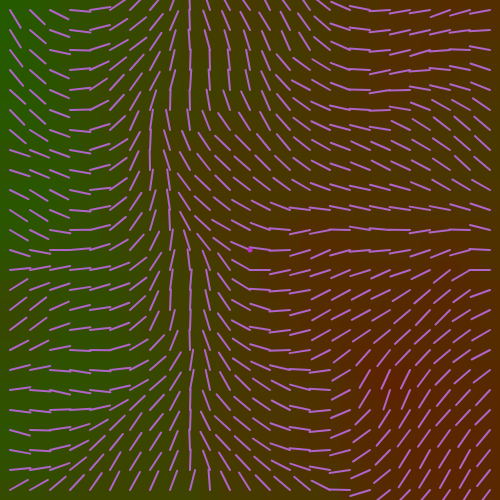
Frame 1 (no input)
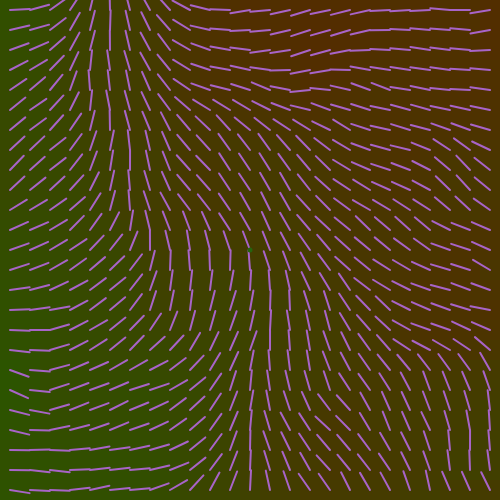
Frame 60 (no input)
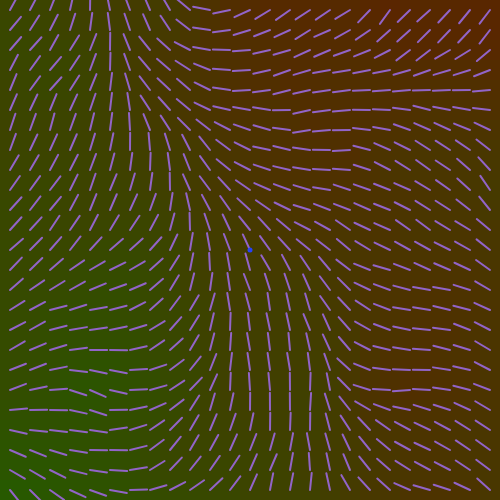
Frame 120 (the mouse pressed at the canvas centre since frame 60)

The p5.js sketch that drew these frames (run headless with seeded random() and noise() and a simulated clock; from frame 60 on, the mouse is pressed at the canvas centre):

// p5.js sketch
// ── sketch.js
var stepSize = 20;
var sVal;
var ballX;
var ballY;
var ballVisual = true; //Press b to disable ball visual
var colourTemplate = 1; //Press c to change colourTemplate
var shapeType = 1; //Press s to change shapeType

function setup() {
  createCanvas(500, 500);
  noiseDetail(20);
  ballX = width/2
  ballY = height/2
}
///////////////////////////////////////////////////////////////////////
function draw() {
  background(125);

  //Update speed value as per mouseX's position
  //FOR compass’ movement speed & grid color change speed
  sVal = frameCount/map(mouseX,0,width,50,200);
  colorGrid();
  compassGrid();

  //Dictates the amount of c1 / c2 values with position of ball that can be modified with arrow keys
  colouring();
}
///////////////////////////////////////////////////////////////////////
function colorGrid(){
  // your code here
  ///my own colors and style
  var c1,c2
  if (colourTemplate==1){
    c1 = color(map(ballX,0,width,0,255),0,0);
    c2 = color(0,map(ballY,0,height,0,255),0);
  }
  else if (colourTemplate==2){
    c1 = color(map(ballX,0,width,0,255),0,0);
    c2 = color(0,0,map(ballY,0,height,0,255));
  }
  else if (colourTemplate==3){
    c1 = color(0,map(ballX,0,width,0,255),0);
    c2 = color(0,0,map(ballY,0,height,0,255));
  }
  fill(255);
  stroke(0);
  for(var i=0;i<25;i++){
    for(var j=0;j<25;j++){
      var nVal = noise(i/30,j/30,sVal);
      var nCol = lerpColor(c1,c2,nVal); 
      noStroke();
      push();
      fill(nCol);
      rect(i*stepSize,j*stepSize,stepSize,stepSize);
      pop();
    }
  }
}
///////////////////////////////////////////////////////////////////////
function compassGrid(){
  fill(0);
  // your code here
  for(var i=0;i<25;i++){
    for(var j=0;j<25;j++){
      ///my own colors and style
      var c,cN
      cN = map(noise(frameCount/30),0,1,0,255) //noise changes compass colour
      if (colourTemplate==1){
        c = color(cN,100,200);
      }
      else if (colourTemplate==2){
        c = color(100,200,cN);
      }
      else if (colourTemplate==3){
        c = color(200,cN,100);
      }

      var nVal = noise(i/30,j/30,sVal);
      var mVal = map(nVal,0,1,0,720);
      push();
      translate(i*stepSize+stepSize/2,j*stepSize+stepSize/2);
      rotate(radians(mVal));
      var lSize = map(noise(frameCount/30),0,1,0,30) //noise changes compass size
      stroke(c);
      if (shapeType==1){
        strokeWeight(2);
        line(0,0,0,-lSize);
      }
      else{
        fill(c);
        stroke(0);
        strokeWeight(1);
        var tSize = lSize/2
        beginShape();
        vertex(-tSize/3,tSize/2);
        vertex(0,-tSize);
        vertex(tSize/3,tSize/2);
        endShape();
      };
      
      pop();
    }
  }
}
function colouring(){
  ///my own colors and style
  if (keyIsDown(LEFT_ARROW)){
    ballX-=3;
  }
  if (keyIsDown(RIGHT_ARROW)){
    ballX+=3;
  }
  if (keyIsDown(UP_ARROW)){
    ballY-=3;
  }
  if (keyIsDown(DOWN_ARROW)){
    ballY+=3;
  }
  ballX = max(min(ballX,width),0);
  ballY = max(min(ballY,height),0);
  push();
  if(ballVisual){fill(random(0,255),random(0,255),random(0,255));}
  if(!ballVisual){noFill();}
  ellipse(ballX,ballY,5);
  pop();
}
function keyPressed(){
  if (key==='b'){
    ballVisual = !ballVisual;
  }
  if (key==='c'){
    colourTemplate+=1;
    if (colourTemplate==4){
      colourTemplate = 1;
    }
  }
  if (key==='s'){
    shapeType+=1;
    if (shapeType==3){
      shapeType = 1;
    }
  }
}
